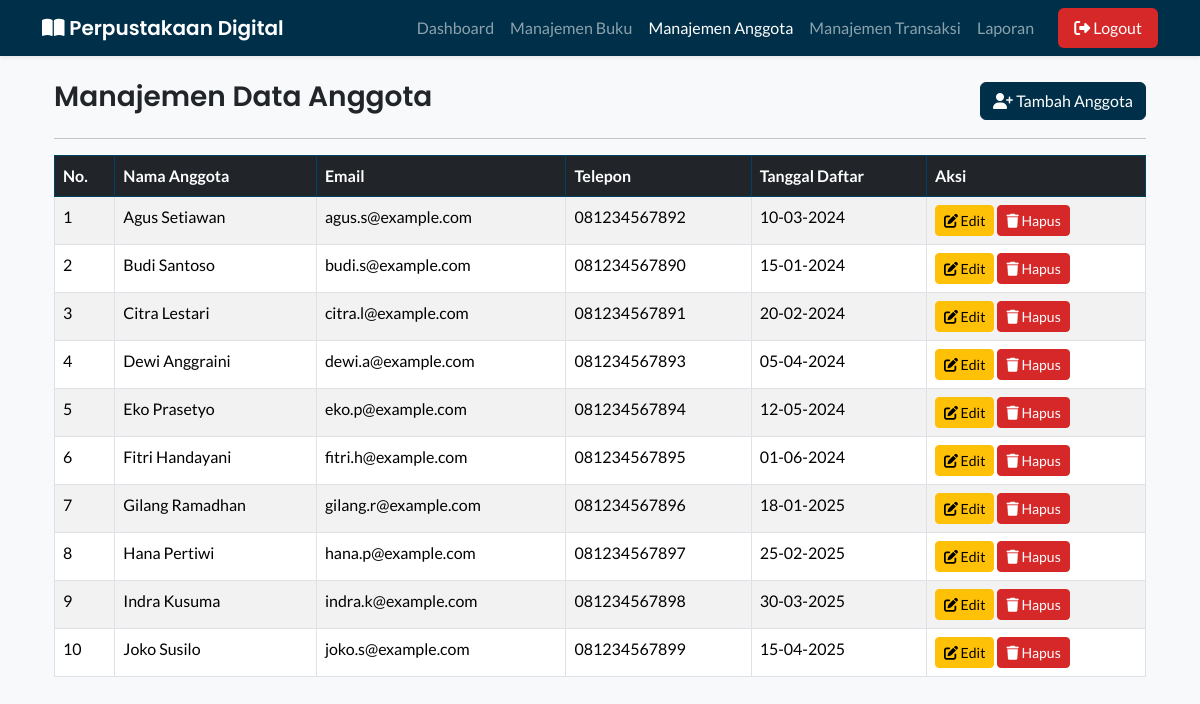
Screenshot of /admin/anggota.php (signed in) with the database file from the repository.
### tables this page shows
CREATE TABLE `anggota` (
  `id_anggota` int(11) NOT NULL AUTO_INCREMENT,
  `nama` varchar(100) NOT NULL,
  `email` varchar(100) NOT NULL,
  `telepon` varchar(20) NOT NULL,
  `alamat` text DEFAULT NULL,
  `tanggal_daftar` date NOT NULL DEFAULT current_timestamp(),
  PRIMARY KEY (`id_anggota`),
  UNIQUE KEY `email` (`email`)
);

### admin/anggota.php (the view, shortened to what this page needs)
<?php
require '../koneksi.php';
$sql = "SELECT * FROM anggota ORDER BY nama ASC";
$query = mysqli_query($koneksi, $sql);
?>
<?php require 'template/header.php'; ?>
<div class="container mt-4">
    <div class="d-flex justify-content-between align-items-center">
        <h3>Manajemen Data Anggota</h3>
        <a href="tambah_anggota.php" class="btn btn-primary">
            <i class="fas fa-user-plus"></i> Tambah Anggota
        </a>
    </div>
    <hr>
    <div class="table-responsive">
        <table class="table table-striped table-bordered">
            <thead class="table-dark">
                <tr>
                    <th>No.</th>
                    <th>Nama Anggota</th>
                    <th>Email</th>
                    <th>Telepon</th>
                    <th>Tanggal Daftar</th>
                    <th>Aksi</th>
                </tr>
            </thead>
            <tbody>
                <?php
                if (mysqli_num_rows($query) > 0) {
                    $no = 1;
                    while ($data = mysqli_fetch_assoc($query)) {
                ?>
                        <tr>
                            <td><?php echo $no++; ?></td>
                            <td><?php echo htmlspecialchars($data['nama']); ?></td>
                            <td><?php echo htmlspecialchars($data['email']); ?></td>
                            <td><?php echo htmlspecialchars($data['telepon']); ?></td>
                            <td><?php echo date('d-m-Y', strtotime($data['tanggal_daftar'])); ?></td>
                            <td>
                                <a href="edit_anggota.php?id=<?php echo $data['id_anggota']; ?>" class="btn btn-sm btn-warning">
                                    <i class="fas fa-edit"></i> Edit
                                </a>
                                <a href="javascript:void(0);" class="btn btn-sm btn-danger" onclick="konfirmasiHapus('hapus_anggota.php?id=<?php echo $data['id_anggota']; ?>')">
                                    <i class="fas fa-trash"></i> Hapus
                                </a>
                            </td>
                        </tr>
                    <?php
                    }
                } else {
                    ?>
                    <tr>
                        <td colspan="6" class="text-center">Belum ada data anggota.</td>
                    </tr>
                <?php
                }
                ?>
            </tbody>
        </table>
    </div>
</div>
<?php
require 'template/footer.php';
?>
</body>
</html>

### assets/css/style.css (style rules this page uses)
:root { --primary-color: #003049; --secondary-color: #6c757d; --danger-color: #d62828; --warning-color: #f77f00; --light-bg: #f8f9fa; --font-heading: 'Poppins', sans-serif; --font-body: 'Lato', sans-serif; }
body { font-family: var(--font-body); background-color: var(--light-bg); }
h1, h2, h3, h4, h5, h6, .navbar-brand { font-family: var(--font-heading); font-weight: 600; }
.btn-primary { background-color: var(--primary-color); border-color: var(--primary-color); }
.btn-danger { background-color: var(--danger-color); border-color: var(--danger-color); }
.table-dark { background-color: var(--primary-color) !important; border-color: #004263; }

### rows the page displays
anggota: nama "Agus Setiawan", email "agus.s@example.com", telepon "081234567892", tanggal_daftar "10-03-2024"
anggota: nama "Budi Santoso", email "budi.s@example.com", telepon "081234567890", tanggal_daftar "15-01-2024"
anggota: nama "Citra Lestari", email "citra.l@example.com", telepon "081234567891", tanggal_daftar "20-02-2024"
anggota: nama "Dewi Anggraini", email "dewi.a@example.com", telepon "081234567893", tanggal_daftar "05-04-2024"
anggota: nama "Eko Prasetyo", email "eko.p@example.com", telepon "081234567894", tanggal_daftar "12-05-2024"
anggota: nama "Fitri Handayani", email "fitri.h@example.com", telepon "081234567895", tanggal_daftar "01-06-2024"
anggota: nama "Gilang Ramadhan", email "gilang.r@example.com", telepon "081234567896", tanggal_daftar "18-01-2025"
anggota: nama "Hana Pertiwi", email "hana.p@example.com", telepon "081234567897", tanggal_daftar "25-02-2025"
anggota: nama "Indra Kusuma", email "indra.k@example.com", telepon "081234567898", tanggal_daftar "30-03-2025"
anggota: nama "Joko Susilo", email "joko.s@example.com", telepon "081234567899", tanggal_daftar "15-04-2025"
